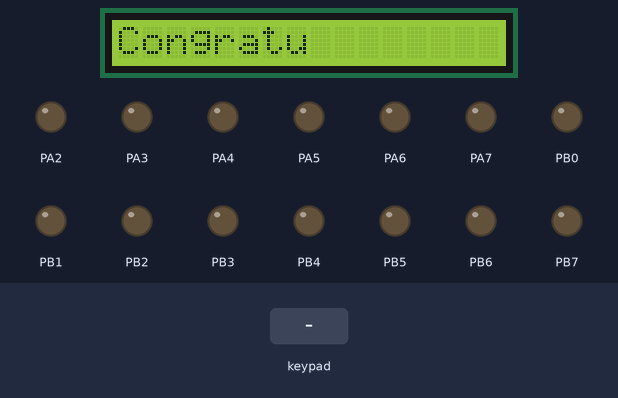
The program below on a simulated ATmega1284P, built with avr-gcc and emulated at 8 MHz. Shown: 16×1 character LCD, output pins drawn as LEDs (lit = HIGH). Wiring (inferred from the signals the program sends): 4×4 keypad with keys 1 2 3 A 4 5 6 B 7 8 9 C * 0 # D: rows PC0, PC1, PC2, PC3; columns PC4, PC5, PC6, PC7. Wiring (inferred from the names in the program): character LCD (HD44780): RS PA0; E PA1; data PD0, PD1, PD2, PD3, PD4, PD5, PD6, PD7. Inputs (shaded band) come from the test bench. Pins used as bus, display or sensor lines are not drawn.

Above: at 1.2 s.
1.3 s: keypad keys 1 2 3 4 # pressed 0.4 s apart
At 4.0 s:
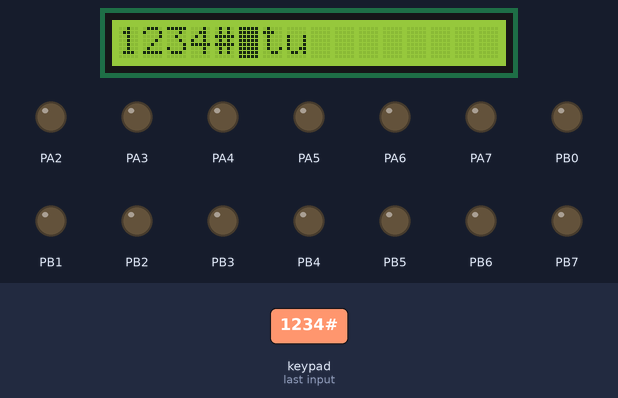
4.8 s: key '1' pressed
At 5.5 s:
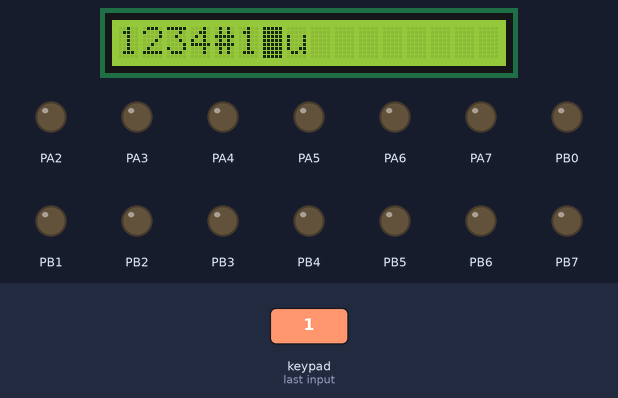
6.3 s: keypad keys 1 2 3 4 pressed 0.4 s apart
At 7.4 s:
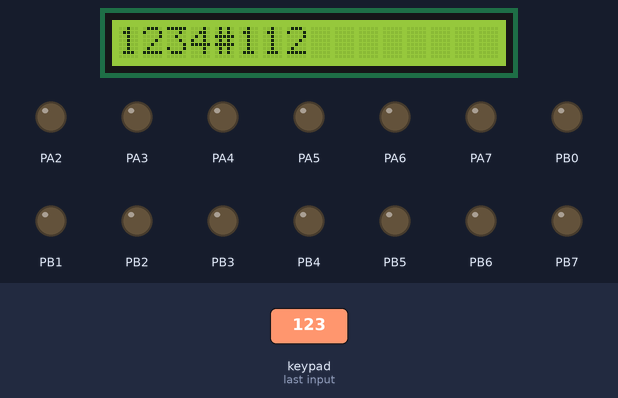
Timing chart, 0 to 9.3 s (numbered marks = the images above; inputs shaded):
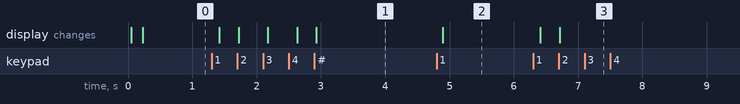

The program:

main.c
```c
/*	Partner 1 Name & E-mail: Anthony Mejia, ameji012@ucr.edu
 *	Partner 2 Name & E-mail: David Gutierrez, dguti026@ucr.edu
 *	Lab Section: 22
 *	Assignment: Lab #11  Exercise #4
 *	Exercise Description: [optional - include for your own benefit]
 *
 *	I acknowledge all content contained herein, excluding template or example
 *	code, is my own original work.
 */

#include "io.c"
#include <avr/interrupt.h>
#include "bit.h"
#include "timer.h"
#include <stdio.h>

//--------Get Keypad Key------------------------------------------------------
unsigned char GetKeypadKey() {

	PORTC = 0xEF; // Enable col 4 with 0, disable others with 1 s
	asm("nop"); // add a delay to allow PORTC to stabilize before checking
	if (GetBit(PINC,0)==0) { return('1'); }
	if (GetBit(PINC,1)==0) { return('4'); }
	if (GetBit(PINC,2)==0) { return('7'); }
	if (GetBit(PINC,3)==0) { return('*'); }

	// Check keys in col 2
	PORTC = 0xDF; // Enable col 5 with 0, disable others with 1 s
	asm("nop"); // add a delay to allow PORTC to stabilize before checking
	if (GetBit(PINC,0)==0) { return('2'); }
	if (GetBit(PINC,1)==0) { return('5'); }
	if (GetBit(PINC,2)==0) { return('8'); }
	if (GetBit(PINC,3)==0) { return('0'); }

	// Check keys in col 3
	PORTC = 0xBF; // Enable col 6 with 0, disable others with 1 s
	asm("nop"); // add a delay to allow PORTC to stabilize before checking
	if (GetBit(PINC,0)==0) { return('3'); }
	if (GetBit(PINC,1)==0) { return('6'); }
	if (GetBit(PINC,2)==0) { return('9'); }
	if (GetBit(PINC,3)==0) { return('#'); }

	// Check keys in col 4
	PORTC = 0x7F;
	asm("nop");
	if (GetBit(PINC,0)==0) { return('A'); }
	if (GetBit(PINC,1)==0) { return('B'); }
	if (GetBit(PINC,2)==0) { return('C'); }
	if (GetBit(PINC,3)==0) { return('D'); }

	return('\0'); // default value
}
//--------End Get Keypad Key Function-----------------------------------------


//--------Find GCD function --------------------------------------------------
unsigned long int findGCD(unsigned long int a, unsigned long int b)
{
	unsigned long int c;
	while(1){
		c = a%b;
		if(c==0){return b;}
		a = b;
b = c;
	}
	return 0;
}
//--------End find GCD function ----------------------------------------------


//--------Task scheduler data structure---------------------------------------
// Struct for Tasks represent a running process in our simple real-time operating system.
typedef struct _task {
	/*Tasks should have members that include: state, period,
		a measurement of elapsed time, and a function pointer.*/
	signed char state; //Task's current state
	unsigned long int period; //Task period
	unsigned long int elapsedTime; //Time elapsed since last task tick
	int (*TickFct)(int); //Task tick function
} task;
//--------End Task scheduler data structure-----------------------------------


//--------Shared Variables----------------------------------------------------
unsigned char key_press;
unsigned char key;
//--------End Shared Variables------------------------------------------------


//--------User defined FSMs---------------------------------------------------
//Enumeration of states.
enum Keypad_States { KP_init, KP_wait, KP_press };

int keyTick(int state) {

	//State machine transitions
	switch (state) {
		case KP_wait:
			key_press = GetKeypadKey();
			state = (key_press != '\0') ? KP_press: KP_wait;
			break;

		case KP_press:
			state = KP_wait;
			break;

		default:
			state = KP_wait;
	}


	//State machine actions
	switch(state) {
		case KP_wait:
			key_press = GetKeypadKey();
			break;

		case KP_press:
			switch (key_press) {
				case '\0': key = 0x1F; break; // All 5 LEDs on
				case '1': key = 0x01; break; // hex equivalent
				case '2': key = 0x02; break;
				case '3': key = 0x03; break;
				case '4': key = 0x04; break;
				case '5': key = 0x05; break;
				case '6': key = 0x06; break;
				case '7': key = 0x07; break;
				case '8': key = 0x08; break;
				case '9': key = 0x09; break;
				case 'A': key = 0x0A; break;
				case 'B': key = 0x0B; break;
				case 'C': key = 0x0C; break;
				case 'D': key = 0x0D; break;
				case '*': key = 0x0E; break;
				case '0': key = 0x00; break;
				case '#': key = 0x0F; break;
				default: key = 0x1B; break;
			}
			break;
	}
	return state;
}


enum LCDStates {Start, wait, display};

int LCDTick(int state) {
	static unsigned char position;

	switch (state) {
		case Start:
			position = 1;
			LCD_DisplayString(1, "Congratulations!");
			state = wait;
			break;

		case wait:
			state = (key_press != '\0') ? display: wait;
			break;

		case display:
			state = wait;
			break;

		default:
			state = Start;
			break;
	}

	switch (state) {
		case Start:
			break;

		case wait:
			break;

		case display:
			if (position > 16) {
				position = 1;
			}

			LCD_Cursor(position);

			if (key >= 0 && key <= 9) {
				LCD_WriteData(key + '0');
			}
			else if (key >= 10 && key <= 13) {
				LCD_WriteData(key + 55);
			}
			else if (key == 14) {
				LCD_WriteData(key + 28);
			}
			else if (key == 15) {
				LCD_WriteData(key + 20);
			}

			position++;
			break;
	}

	return state;
}
// --------END User defined FSMs-----------------------------------------------

// Implement scheduler code from PES.
int main(void) {
	// Set Data Direction Registers
	DDRA = 0xFF; PORTA = 0x00;
	DDRB = 0xFF; PORTB = 0x00;
	DDRC = 0xF0; PORTC = 0x0F;
	DDRD = 0xFF; PORTD = 0x00;
	LCD_init();

	// Period for the tasks
	unsigned long int SMTick1_calc = 50;
	unsigned long int SMTick2_calc = 150;

	//Calculating GCD
	unsigned long int tmpGCD = 1;
	tmpGCD = findGCD(SMTick1_calc, SMTick2_calc);

	//Greatest common divisor for all tasks or smallest time unit for tasks.
	unsigned long int GCD = tmpGCD;

	//Recalculate GCD periods for scheduler
	unsigned long int SMTick1_period = SMTick1_calc/GCD;
	unsigned long int SMTick2_period = SMTick2_calc/GCD;

	//Declare an array of tasks
	static task task1, task2;
	task *tasks[] = { &task1, &task2 };
	const unsigned short numTasks = sizeof(tasks)/sizeof(task*);

	// Task 1
	task1.state = -1;//Task initial state.
	task1.period = SMTick1_period;//Task Period.
	task1.elapsedTime = SMTick1_period;//Task current elapsed time.
	task1.TickFct = &keyTick;//Function pointer for the tick.

	//Task 2
	task2.state = -1;
	task2.period = SMTick2_period;
	task2.elapsedTime = SMTick2_period;
	task2.TickFct = &LCDTick;

	// Set the timer and turn it on
	TimerSet(GCD);
	TimerOn();

	unsigned short i; // Scheduler for-loop iterator
	while(1) {
		// Scheduler code
		for ( i = 0; i < numTasks; i++ ) {
			// Task is ready to tick
			if ( tasks[i]->elapsedTime == tasks[i]->period ) {
				// Setting next state for task
				tasks[i]->state = tasks[i]->TickFct(tasks[i]->state);
				// Reset the elapsed time for next tick.
				tasks[i]->elapsedTime = 0;
			}
			tasks[i]->elapsedTime += 1;
		}
		while(!TimerFlag);
		TimerFlag = 0;
	}

// Error: Program should not exit!
}
```

bit.h
```c
// Permission to copy is granted provided that this header remains intact.
// This software is provided with no warranties.

////////////////////////////////////////////////////////////////////////////////

#ifndef BIT_H
#define BIT_H

////////////////////////////////////////////////////////////////////////////////
//Functionality - Sets bit on a PORTx
//Parameter: Takes in a uChar for a PORTx, the pin number and the binary value
//Returns: The new value of the PORTx
unsigned char SetBit(unsigned char pin, unsigned char number, unsigned char bin_value)
{
	return (bin_value ? pin | (0x01 << number) : pin & ~(0x01 << number));
}

////////////////////////////////////////////////////////////////////////////////
//Functionality - Gets bit from a PINx
//Parameter: Takes in a uChar for a PINx and the pin number
//Returns: The value of the PINx
unsigned char GetBit(unsigned char port, unsigned char number)
{
	return ( port & (0x01 << number) );
}

#endif //BIT_H
```

io.c
```c
#include <avr/io.h>
#include <avr/interrupt.h>
#include <stdio.h>
#include "io.h"

#define SET_BIT(p,i) ((p) |= (1 << (i)))
#define CLR_BIT(p,i) ((p) &= ~(1 << (i)))
#define GET_BIT(p,i) ((p) & (1 << (i)))

/*-------------------------------------------------------------------------*/

#define DATA_BUS PORTD		// port connected to pins 7-14 of LCD display
#define CONTROL_BUS PORTA	// port connected to pins 4 and 6 of LCD disp.
#define RS 0			// pin number of uC connected to pin 4 of LCD disp.
#define E 1			// pin number of uC connected to pin 6 of LCD disp.

/*-------------------------------------------------------------------------*/

void LCD_ClearScreen(void) {
   LCD_WriteCommand(0x01);
}

void LCD_init(void) {

    //wait for 100 ms.
	delay_ms(100);
	LCD_WriteCommand(0x38);
	LCD_WriteCommand(0x06);
	LCD_WriteCommand(0x0f);
	LCD_WriteCommand(0x01);
	delay_ms(10);
}

void LCD_WriteCommand (unsigned char Command) {
   CLR_BIT(CONTROL_BUS,RS);
   DATA_BUS = Command;
   SET_BIT(CONTROL_BUS,E);
   asm("nop");
   CLR_BIT(CONTROL_BUS,E);
   delay_ms(2); // ClearScreen requires 1.52ms to execute
}

void LCD_WriteData(unsigned char Data) {
   SET_BIT(CONTROL_BUS,RS);
   DATA_BUS = Data;
   SET_BIT(CONTROL_BUS,E);
   asm("nop");
   CLR_BIT(CONTROL_BUS,E);
   delay_ms(1);
}

void LCD_DisplayString( unsigned char column, const unsigned char* string) {
   LCD_ClearScreen();
   unsigned char c = column;

   if (c < 16) {
	   while(*string && c <= 16) {
		  LCD_Cursor(c++);
		  LCD_WriteData(*string++);
	   }
   }
   else {
	   while(*string && c <= 32) {
		   LCD_Cursor(c++);
		   LCD_WriteData(*string++);
	   }
   }
}

void LCD_Cursor(unsigned char column) {
   if ( column < 17 ) { // 16x1 LCD: column < 9
						// 16x2 LCD: column < 17
      LCD_WriteCommand(0x80 + column - 1);
   } else {
      LCD_WriteCommand(0xB8 + column - 9);	// 16x1 LCD: column - 1
											// 16x2 LCD: column - 9
   }
}

void delay_ms(int miliSec) //for 8 Mhz crystal
{
    int i,j;
    for(i=0;i<miliSec;i++)
    for(j=0;j<775;j++)
  {
   asm("nop");
  }
}
```

io.h
```c
#ifndef __io_h__
#define __io_h__

void LCD_init();
void LCD_ClearScreen(void);
void LCD_WriteCommand (unsigned char Command);
void LCD_Cursor (unsigned char column);
void LCD_DisplayString(unsigned char column ,const unsigned char *string);
void delay_ms(int miliSec);
#endif
```

timer.h
```c
// Permission to copy is granted provided that this header remains intact.
// This software is provided with no warranties.

////////////////////////////////////////////////////////////////////////////////

#ifndef TIMER_H
#define TIMER_H

#include <avr/interrupt.h>

volatile unsigned char TimerFlag = 0; // TimerISR() sets this to 1. C programmer should clear to 0.

// Internal variables for mapping AVR's ISR to our cleaner TimerISR model.
unsigned long _avr_timer_M = 1; // Start count from here, down to 0. Default 1ms
unsigned long _avr_timer_cntcurr = 0; // Current internal count of 1ms ticks

// Set TimerISR() to tick every M ms
void TimerSet(unsigned long M) {
	_avr_timer_M = M;
	_avr_timer_cntcurr = _avr_timer_M;
}

void TimerOn() {
	// AVR timer/counter controller register TCCR1
	TCCR1B 	= 0x0B;	// bit3 = 1: CTC mode (clear timer on compare)
					// bit2bit1bit0=011: prescaler /64
					// 00001011: 0x0B
					// SO, 8 MHz clock or 8,000,000 /64 = 125,000 ticks/s
					// Thus, TCNT1 register will count at 125,000 ticks/s

	// AVR output compare register OCR1A.
	OCR1A 	= 125;	// Timer interrupt will be generated when TCNT1==OCR1A
					// We want a 1 ms tick. 0.001 s * 125,000 ticks/s = 125
					// So when TCNT1 register equals 125,
					// 1 ms has passed. Thus, we compare to 125.
					// AVR timer interrupt mask register

	TIMSK1 	= 0x02; // bit1: OCIE1A -- enables compare match interrupt

	//Initialize avr counter
	TCNT1 = 0;

	// TimerISR will be called every _avr_timer_cntcurr milliseconds
	_avr_timer_cntcurr = _avr_timer_M;

	//Enable global interrupts
	SREG |= 0x80;	// 0x80: 1000000
}

void TimerOff() {
	TCCR1B 	= 0x00; // bit3bit2bit1bit0=0000: timer off
}

void TimerISR() {
	TimerFlag = 1;
}

// In our approach, the C programmer does not touch this ISR, but rather TimerISR()
ISR(TIMER1_COMPA_vect)
{
	// CPU automatically calls when TCNT0 == OCR0 (every 1 ms per TimerOn settings)
	_avr_timer_cntcurr--; 			// Count down to 0 rather than up to TOP
	if (_avr_timer_cntcurr == 0) { 	// results in a more efficient compare
		TimerISR(); 				// Call the ISR that the user uses
		_avr_timer_cntcurr = _avr_timer_M;
	}
}

#endif //TIMER_H
```

Measured:
- after the input at 1.3 s, the display: first changes after 0.12 s (image 1 shows a later state)
- after the input at 4.8 s, the display: changes after 0.10 s (image 2)
- after the input at 6.3 s, the display: first changes after 0.11 s (image 3 shows a later state)
